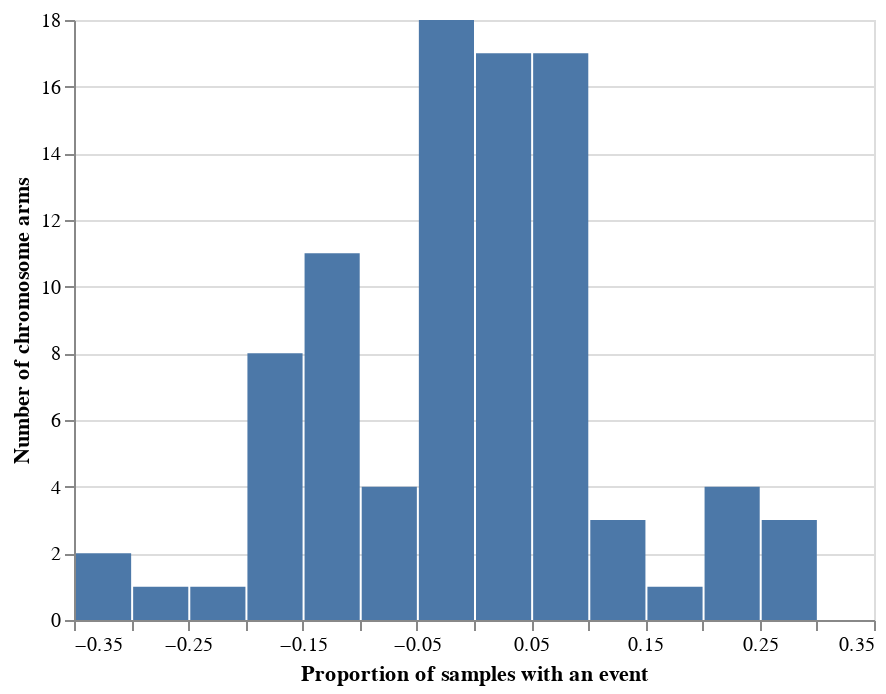

The notebook cell this image was saved under:
### Markdown cell above
### Make a histogram to show the frequency distribution of different alteration proportions

### Code cell
alt.Chart(overall_summary).mark_bar().encode(
    x=alt.X(
        "prop",
        bin=alt.Bin(step=0.05),
        axis=alt.Axis(
            title="Proportion of samples with an event"
        )
    ),
    y=alt.Y(
        "count()",
        axis=alt.Axis(
            title="Number of chromosome arms"
        )
    )
)

### Figure 1 — Vega-Lite specification as saved in the notebook (floating-point values rounded to 4 significant figures)
{"config": {"view": {"continuousWidth": 400, "continuousHeight": 300}}, "data": {"name": "data-9969d9c419d184fec6eaa6f35f343db3"}, "mark": "bar", "encoding": {"x": {"type": "quantitative", "axis": {"title": "Proportion of samples with an event"}, "bin": {"step": 0.05}, "field": "prop"}, "y": {"type": "quantitative", "aggregate": "count", "axis": {"title": "Number of chromosome arms"}}}, "$schema": "https://vega.github.io/schema/vega-lite/v4.8.1.json", "datasets": {"data-9969d9c419d184fec6eaa6f35f343db3": [{"chromosome": "1", "arm": "p", "amp_or_del": "amp", "prop": 0.0138}, {"chromosome": "1", "arm": "q", "amp_or_del": "amp", "prop": 0.2314}, {"chromosome": "10", "arm": "p", "amp_or_del": "amp", "prop": 0.0966}, {"chromosome": "10", "arm": "q", "amp_or_del": "amp", "prop": 0.0276}, {"chromosome": "11", "arm": "p", "amp_or_del": "amp", "prop": 0.04777}, {"chromosome": "11", "arm": "q", "amp_or_del": "amp", "prop": 0.03928}, {"chromosome": "12", "arm": "p", "amp_or_del": "amp", "prop": 0.1635}, {"chromosome": "12", "arm": "q", "amp_or_del": "amp", "prop": 0.05626}, {"chromosome": "13", "arm": "q", "amp_or_del": "amp", "prop": 0.07643}, {"chromosome": "14", "arm": "q", "amp_or_del": "amp", "prop": 0.05308}, {"chromosome": "15", "arm": "q", "amp_or_del": "amp", "prop": 0.02442}, {"chromosome": "16", "arm": "p", "amp_or_del": "amp", "prop": 0.1051}, {"chromosome": "16", "arm": "q", "amp_or_del": "amp", "prop": 0.05414}, {"chromosome": "17", "arm": "p", "amp_or_del": "amp", "prop": 0.02335}, {"chromosome": "17", "arm": "q", "amp_or_del": "amp", "prop": 0.0828}, {"chromosome": "18", "arm": "p", "amp_or_del": "amp", "prop": 0.08493}, {"chromosome": "18", "arm": "q", "amp_or_del": "amp", "prop": 0.03822}, {"chromosome": "19", "arm": "p", "amp_or_del": "amp", "prop": 0.06157}, {"chromosome": "19", "arm": "q", "amp_or_del": "amp", "prop": 0.07962}, {"chromosome": "2", "arm": "p", "amp_or_del": "amp", "prop": 0.1146}, {"chromosome": "2", "arm": "q", "amp_or_del": "amp", "prop": 0.04883}, {"chromosome": "20", "arm": "p", "amp_or_del": "amp", "prop": 0.2134}, {"chromosome": "20", "arm": "q", "amp_or_del": "amp", "prop": 0.2527}, {"chromosome": "21", "arm": "p", "amp_or_del": "amp", "prop": 0.03503}, {"chromosome": "21", "arm": "q", "amp_or_del": "amp", "prop": 0.04671}, {"chromosome": "22", "arm": "p", "amp_or_del": "amp", "prop": 0.001062}, {"chromosome": "22", "arm": "q", "amp_or_del": "amp", "prop": 0.06688}, {"chromosome": "3", "arm": "p", "amp_or_del": "amp", "prop": 0.01911}, {"chromosome": "3", "arm": "q", "amp_or_del": "amp", "prop": 0.1476}, {"chromosome": "4", "arm": "p", "amp_or_del": "amp", "prop": 0.01168}, {"chromosome": "4", "arm": "q", "amp_or_del": "amp", "prop": 0.01062}, {"chromosome": "5", "arm": "p", "amp_or_del": "amp", "prop": 0.2473}, {"chromosome": "5", "arm": "q", "amp_or_del": "amp", "prop": 0.05096}, {"chromosome": "6", "arm": "p", "amp_or_del": "amp", "prop": 0.08174}, {"chromosome": "6", "arm": "q", "amp_or_del": "amp", "prop": 0.02972}, {"chromosome": "7", "arm": "p", "amp_or_del": "amp", "prop": 0.2972}, {"chromosome": "7", "arm": "q", "amp_or_del": "amp", "prop": 0.2197}, {"chromosome": "8", "arm": "p", "amp_or_del": "amp", "prop": 0.05839}, {"chromosome": "8", "arm": "q", "amp_or_del": "amp", "prop": 0.258}, {"chromosome": "9", "arm": "p", "amp_or_del": "amp", "prop": 0.04565}, {"chromosome": "9", "arm": "q", "amp_or_del": "amp", "prop": 0.04246}, {"chromosome": "X", "arm": "p", "amp_or_del": "amp", "prop": 0.06794}, {"chromosome": "X", "arm": "q", "amp_or_del": "amp", "prop": 0.08917}, {"chromosome": "Y", "arm": "p", "amp_or_del": "amp", "prop": 0.07006}, {"chromosome": "Y", "arm": "q", "amp_or_del": "amp", "prop": 0.07431}, {"chromosome": "1", "arm": "p", "amp_or_del": "del", "prop": -0.07006}, {"chromosome": "1", "arm": "q", "amp_or_del": "del", "prop": -0.008493}, {"chromosome": "10", "arm": "p", "amp_or_del": "del", "prop": -0.1444}, {"chromosome": "10", "arm": "q", "amp_or_del": "del", "prop": -0.1614}, {"chromosome": "11", "arm": "p", "amp_or_del": "del", "prop": -0.07113}, {"chromosome": "11", "arm": "q", "amp_or_del": "del", "prop": -0.03609}, {"chromosome": "12", "arm": "p", "amp_or_del": "del", "prop": -0.02972}, {"chromosome": "12", "arm": "q", "amp_or_del": "del", "prop": -0.02123}, {"chromosome": "13", "arm": "q", "amp_or_del": "del", "prop": -0.1677}, {"chromosome": "14", "arm": "q", "amp_or_del": "del", "prop": -0.1486}, {"chromosome": "15", "arm": "q", "amp_or_del": "del", "prop": -0.1242}, {"chromosome": "16", "arm": "p", "amp_or_del": "del", "prop": -0.04883}, {"chromosome": "16", "arm": "q", "amp_or_del": "del", "prop": -0.1454}, {"chromosome": "17", "arm": "p", "amp_or_del": "del", "prop": -0.2792}, {"chromosome": "17", "arm": "q", "amp_or_del": "del", "prop": -0.04246}, {"chromosome": "18", "arm": "p", "amp_or_del": "del", "prop": -0.1571}, {"chromosome": "18", "arm": "q", "amp_or_del": "del", "prop": -0.1783}, {"chromosome": "19", "arm": "p", "amp_or_del": "del", "prop": -0.08917}, {"chromosome": "19", "arm": "q", "amp_or_del": "del", "prop": -0.03715}, {"chromosome": "2", "arm": "p", "amp_or_del": "del", "prop": -0.01486}, {"chromosome": "2", "arm": "q", "amp_or_del": "del", "prop": -0.01592}, {"chromosome": "20", "arm": "p", "amp_or_del": "del", "prop": -0.04565}, {"chromosome": "20", "arm": "q", "amp_or_del": "del", "prop": -0.004246}, {"chromosome": "21", "arm": "p", "amp_or_del": "del", "prop": -0.1624}, {"chromosome": "21", "arm": "q", "amp_or_del": "del", "prop": -0.1189}, {"chromosome": "22", "arm": "p", "amp_or_del": "del", "prop": -0.01805}, {"chromosome": "22", "arm": "q", "amp_or_del": "del", "prop": -0.1476}, {"chromosome": "3", "arm": "p", "amp_or_del": "del", "prop": -0.2484}, {"chromosome": "3", "arm": "q", "amp_or_del": "del", "prop": -0.02335}, {"chromosome": "4", "arm": "p", "amp_or_del": "del", "prop": -0.1444}, {"chromosome": "4", "arm": "q", "amp_or_del": "del", "prop": -0.1306}, {"chromosome": "5", "arm": "p", "amp_or_del": "del", "prop": -0.01486}, {"chromosome": "5", "arm": "q", "amp_or_del": "del", "prop": -0.1359}, {"chromosome": "6", "arm": "p", "amp_or_del": "del", "prop": -0.04459}, {"chromosome": "6", "arm": "q", "amp_or_del": "del", "prop": -0.09766}, {"chromosome": "7", "arm": "p", "amp_or_del": "del", "prop": -0.03079}, {"chromosome": "7", "arm": "q", "amp_or_del": "del", "prop": -0.0138}, {"chromosome": "8", "arm": "p", "amp_or_del": "del", "prop": -0.1645}, {"chromosome": "8", "arm": "q", "amp_or_del": "del", "prop": -0.01805}, {"chromosome": "9", "arm": "p", "amp_or_del": "del", "prop": -0.1624}, {"chromosome": "9", "arm": "q", "amp_or_del": "del", "prop": -0.1571}, {"chromosome": "X", "arm": "p", "amp_or_del": "del", "prop": -0.1412}, {"chromosome": "X", "arm": "q", "amp_or_del": "del", "prop": -0.121}, {"chromosome": "Y", "arm": "p", "amp_or_del": "del", "prop": -0.3195}, {"chromosome": "Y", "arm": "q", "amp_or_del": "del", "prop": -0.3227}]}}
